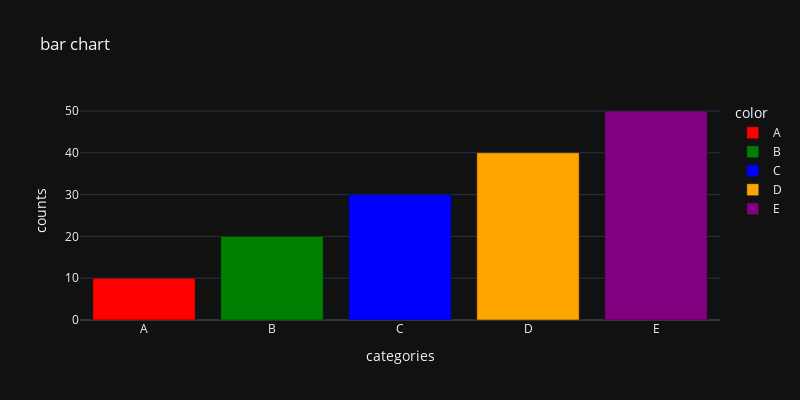

The notebook cell this image was saved under:
### Code cell
labels = ['A', 'B', 'C', 'D', 'E']
counts = [10, 20, 30, 40, 50]
px.bar(x=labels, y=counts, title='bar chart', labels={'x':'categories', 'y':'counts'},
width=800, height=400, template='plotly_dark', color=labels, color_discrete_map={
 'A':'red', 'B':'green', 'C':'blue', 'D':'orange', 'E':'purple'})

### Figure 1 — Plotly figure (JSON) as saved in the notebook; plotly's stock layout.template omitted (floating-point values rounded to 4 significant figures)
{"data": [{"alignmentgroup": "True", "hovertemplate": "color=A<br>categories=%{x}<br>counts=%{y}<extra></extra>", "legendgroup": "A", "marker": {"color": "red", "pattern": {"shape": ""}}, "name": "A", "offsetgroup": "A", "orientation": "v", "showlegend": true, "textposition": "auto", "type": "bar", "x": ["A"], "xaxis": "x", "y": [10], "yaxis": "y"}, {"alignmentgroup": "True", "hovertemplate": "color=B<br>categories=%{x}<br>counts=%{y}<extra></extra>", "legendgroup": "B", "marker": {"color": "green", "pattern": {"shape": ""}}, "name": "B", "offsetgroup": "B", "orientation": "v", "showlegend": true, "textposition": "auto", "type": "bar", "x": ["B"], "xaxis": "x", "y": [20], "yaxis": "y"}, {"alignmentgroup": "True", "hovertemplate": "color=C<br>categories=%{x}<br>counts=%{y}<extra></extra>", "legendgroup": "C", "marker": {"color": "blue", "pattern": {"shape": ""}}, "name": "C", "offsetgroup": "C", "orientation": "v", "showlegend": true, "textposition": "auto", "type": "bar", "x": ["C"], "xaxis": "x", "y": [30], "yaxis": "y"}, {"alignmentgroup": "True", "hovertemplate": "color=D<br>categories=%{x}<br>counts=%{y}<extra></extra>", "legendgroup": "D", "marker": {"color": "orange", "pattern": {"shape": ""}}, "name": "D", "offsetgroup": "D", "orientation": "v", "showlegend": true, "textposition": "auto", "type": "bar", "x": ["D"], "xaxis": "x", "y": [40], "yaxis": "y"}, {"alignmentgroup": "True", "hovertemplate": "color=E<br>categories=%{x}<br>counts=%{y}<extra></extra>", "legendgroup": "E", "marker": {"color": "purple", "pattern": {"shape": ""}}, "name": "E", "offsetgroup": "E", "orientation": "v", "showlegend": true, "textposition": "auto", "type": "bar", "x": ["E"], "xaxis": "x", "y": [50], "yaxis": "y"}], "layout": {"barmode": "relative", "height": 400, "legend": {"title": {"text": "color"}, "tracegroupgap": 0}, "title": {"text": "bar chart"}, "width": 800, "xaxis": {"anchor": "y", "domain": [0, 1], "title": {"text": "categories"}}, "yaxis": {"anchor": "x", "domain": [0, 1], "title": {"text": "counts"}}}}
